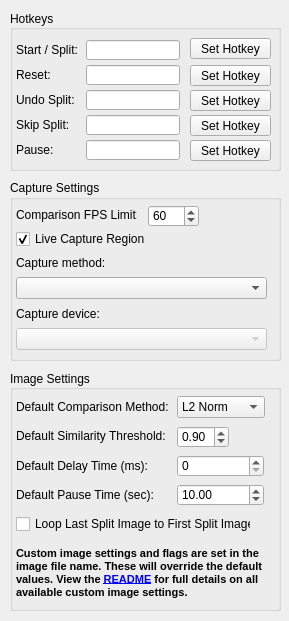
<?xml version="1.0" encoding="UTF-8"?>
<ui version="4.0">
 <class>DialogSettings</class>
 <widget class="QDialog" name="DialogSettings">
  <property name="geometry">
   <rect>
    <x>0</x>
    <y>0</y>
    <width>289</width>
    <height>621</height>
   </rect>
  </property>
  <property name="sizePolicy">
   <sizepolicy hsizetype="Fixed" vsizetype="Fixed">
    <horstretch>0</horstretch>
    <verstretch>0</verstretch>
   </sizepolicy>
  </property>
  <property name="minimumSize">
   <size>
    <width>289</width>
    <height>621</height>
   </size>
  </property>
  <property name="maximumSize">
   <size>
    <width>289</width>
    <height>621</height>
   </size>
  </property>
  <property name="cursor">
   <cursorShape>ArrowCursor</cursorShape>
  </property>
  <property name="windowTitle">
   <string>Settings</string>
  </property>
  <property name="sizeGripEnabled">
   <bool>false</bool>
  </property>
  <property name="modal">
   <bool>false</bool>
  </property>
  <widget class="QGroupBox" name="capture_settings_groupbox">
   <property name="geometry">
    <rect>
     <x>10</x>
     <y>180</y>
     <width>271</width>
     <height>181</height>
    </rect>
   </property>
   <property name="title">
    <string>Capture Settings</string>
   </property>
   <widget class="QSpinBox" name="fps_limit_spinbox">
    <property name="geometry">
     <rect>
      <x>138</x>
      <y>25</y>
      <width>51</width>
      <height>22</height>
     </rect>
    </property>
    <property name="cursor">
     <cursorShape>ArrowCursor</cursorShape>
    </property>
    <property name="minimum">
     <number>20</number>
    </property>
    <property name="maximum">
     <number>240</number>
    </property>
    <property name="value">
     <number>60</number>
    </property>
   </widget>
   <widget class="QLabel" name="fps_limit_label">
    <property name="geometry">
     <rect>
      <x>6</x>
      <y>27</y>
      <width>121</width>
      <height>16</height>
     </rect>
    </property>
    <property name="toolTip">
     <string>This value will limit the amount of frames per second that AutoSplit will run comparisons</string>
    </property>
    <property name="whatsThis">
     <string/>
    </property>
    <property name="text">
     <string>Comparison FPS Limit:</string>
    </property>
   </widget>
   <widget class="QCheckBox" name="live_capture_region_checkbox">
    <property name="enabled">
     <bool>true</bool>
    </property>
    <property name="geometry">
     <rect>
      <x>6</x>
      <y>49</y>
      <width>129</width>
      <height>20</height>
     </rect>
    </property>
    <property name="text">
     <string>Live Capture Region</string>
    </property>
    <property name="checked">
     <bool>true</bool>
    </property>
    <property name="tristate">
     <bool>false</bool>
    </property>
   </widget>
   <widget class="QComboBox" name="capture_method_combobox">
    <property name="geometry">
     <rect>
      <x>6</x>
      <y>97</y>
      <width>251</width>
      <height>22</height>
     </rect>
    </property>
   </widget>
   <widget class="QLabel" name="capture_method_label">
    <property name="geometry">
     <rect>
      <x>6</x>
      <y>75</y>
      <width>151</width>
      <height>16</height>
     </rect>
    </property>
    <property name="text">
     <string>Capture method:</string>
    </property>
   </widget>
   <widget class="QLabel" name="capture_device_label">
    <property name="geometry">
     <rect>
      <x>6</x>
      <y>126</y>
      <width>151</width>
      <height>16</height>
     </rect>
    </property>
    <property name="text">
     <string>Capture device:</string>
    </property>
   </widget>
   <widget class="QComboBox" name="capture_device_combobox">
    <property name="enabled">
     <bool>false</bool>
    </property>
    <property name="geometry">
     <rect>
      <x>6</x>
      <y>148</y>
      <width>251</width>
      <height>22</height>
     </rect>
    </property>
    <property name="placeholderText">
     <string>Scanning for existing devices...</string>
    </property>
   </widget>
  </widget>
  <widget class="QGroupBox" name="image_settings_groupbox">
   <property name="geometry">
    <rect>
     <x>10</x>
     <y>370</y>
     <width>271</width>
     <height>241</height>
    </rect>
   </property>
   <property name="title">
    <string>Image Settings</string>
   </property>
   <property name="alignment">
    <set>Qt::AlignLeading|Qt::AlignLeft|Qt::AlignVCenter</set>
   </property>
   <property name="flat">
    <bool>false</bool>
   </property>
   <property name="checkable">
    <bool>false</bool>
   </property>
   <widget class="QComboBox" name="default_comparison_method">
    <property name="geometry">
     <rect>
      <x>167</x>
      <y>26</y>
      <width>88</width>
      <height>22</height>
     </rect>
    </property>
    <property name="toolTip">
     <string>L2 Norm:
This method should be fine to use for most cases.
It finds the difference between each pixel, squares it, sums it over the entire image and takes the square root.
This is very fast but is a problem if your image is high frequency.
Any translational movement or rotation can cause similarity to be very different.

Histograms:
An explanation on Histograms comparison can be found here
https://mpatacchiola.github.io/blog/2016/11/12/the-simplest-classifier-histogram-intersection.html
This is a great method to use if you are using several masked images.

Perceptual Hash:
An explanation on pHash comparison can be found here
http://www.hackerfactor.com/blog/index.php?/archives/432-Looks-Like-It.html
It is highly recommended to NOT use pHash if you use masked images. It is very inaccurate.</string>
    </property>
    <item>
     <property name="text">
      <string>L2 Norm</string>
     </property>
    </item>
    <item>
     <property name="text">
      <string>Histograms</string>
     </property>
    </item>
    <item>
     <property name="text">
      <string>pHash</string>
     </property>
    </item>
   </widget>
   <widget class="QLabel" name="default_comparison_method_label">
    <property name="geometry">
     <rect>
      <x>6</x>
      <y>29</y>
      <width>161</width>
      <height>16</height>
     </rect>
    </property>
    <property name="text">
     <string>Default Comparison Method:</string>
    </property>
   </widget>
   <widget class="QLabel" name="default_pause_time_label">
    <property name="geometry">
     <rect>
      <x>6</x>
      <y>117</y>
      <width>161</width>
      <height>16</height>
     </rect>
    </property>
    <property name="whatsThis">
     <string/>
    </property>
    <property name="text">
     <string>Default Pause Time (sec):</string>
    </property>
   </widget>
   <widget class="QDoubleSpinBox" name="default_pause_time_spinbox">
    <property name="geometry">
     <rect>
      <x>167</x>
      <y>114</y>
      <width>87</width>
      <height>22</height>
     </rect>
    </property>
    <property name="toolTip">
     <string>The amount of time in seconds that comparison will be paused before moving to the next image.</string>
    </property>
    <property name="decimals">
     <number>2</number>
    </property>
    <property name="maximum">
     <double>999999999.000000000000000</double>
    </property>
    <property name="singleStep">
     <double>1.000000000000000</double>
    </property>
    <property name="value">
     <double>10.000000000000000</double>
    </property>
   </widget>
   <widget class="QLabel" name="default_similarity_threshold_label">
    <property name="geometry">
     <rect>
      <x>6</x>
      <y>58</y>
      <width>151</width>
      <height>16</height>
     </rect>
    </property>
    <property name="toolTip">
     <string/>
    </property>
    <property name="whatsThis">
     <string/>
    </property>
    <property name="text">
     <string>Default Similarity Threshold:</string>
    </property>
   </widget>
   <widget class="QDoubleSpinBox" name="default_similarity_threshold_spinbox">
    <property name="geometry">
     <rect>
      <x>167</x>
      <y>56</y>
      <width>52</width>
      <height>22</height>
     </rect>
    </property>
    <property name="toolTip">
     <string>Threshold that the live similarity will need to go above to consider the image a match.</string>
    </property>
    <property name="maximum">
     <double>1.000000000000000</double>
    </property>
    <property name="singleStep">
     <double>0.010000000000000</double>
    </property>
    <property name="value">
     <double>0.900000000000000</double>
    </property>
   </widget>
   <widget class="QCheckBox" name="loop_splits_checkbox">
    <property name="enabled">
     <bool>true</bool>
    </property>
    <property name="geometry">
     <rect>
      <x>6</x>
      <y>144</y>
      <width>235</width>
      <height>20</height>
     </rect>
    </property>
    <property name="text">
     <string>Loop Last Split Image to First Split Image</string>
    </property>
    <property name="checked">
     <bool>false</bool>
    </property>
    <property name="tristate">
     <bool>false</bool>
    </property>
   </widget>
   <widget class="QLabel" name="custom_image_settings_info_label">
    <property name="geometry">
     <rect>
      <x>6</x>
      <y>173</y>
      <width>261</width>
      <height>61</height>
     </rect>
    </property>
    <property name="font">
     <font>
      <pointsize>8</pointsize>
      <bold>true</bold>
     </font>
    </property>
    <property name="whatsThis">
     <string>teset</string>
    </property>
    <property name="text">
     <string>&lt;html&gt;&lt;head/&gt;&lt;body&gt;&lt;p&gt;Custom image settings and flags are set in the &lt;br&gt;&lt;/br&gt; image file name. These will override the default &lt;br&gt;&lt;/br&gt; values. View the &lt;a href=&quot;https://github.com/Toufool/Auto-Split#readme&quot;&gt;&lt;span style=&quot; text-decoration: underline; color:#0000ff;&quot;&gt;README&lt;/span&gt;&lt;/a&gt; for full details on all &lt;br&gt;&lt;/br&gt; available custom image settings.&lt;/p&gt;&lt;/body&gt;&lt;/html&gt;</string>
    </property>
   </widget>
   <widget class="QLabel" name="default_delay_time_label">
    <property name="geometry">
     <rect>
      <x>6</x>
      <y>88</y>
      <width>161</width>
      <height>16</height>
     </rect>
    </property>
    <property name="toolTip">
     <string/>
    </property>
    <property name="whatsThis">
     <string/>
    </property>
    <property name="text">
     <string>Default Delay Time (ms):</string>
    </property>
   </widget>
   <widget class="QSpinBox" name="default_delay_time_spinbox">
    <property name="geometry">
     <rect>
      <x>167</x>
      <y>85</y>
      <width>87</width>
      <height>22</height>
     </rect>
    </property>
    <property name="cursor">
     <cursorShape>ArrowCursor</cursorShape>
    </property>
    <property name="toolTip">
     <string>After an image is matched, this is the amount of time in millseconds that will be delayed before splitting. </string>
    </property>
    <property name="maximum">
     <number>999999999</number>
    </property>
   </widget>
  </widget>
  <widget class="QGroupBox" name="hotkeys_groupbox">
   <property name="geometry">
    <rect>
     <x>10</x>
     <y>10</y>
     <width>271</width>
     <height>161</height>
    </rect>
   </property>
   <property name="title">
    <string>Hotkeys</string>
   </property>
   <property name="alignment">
    <set>Qt::AlignLeading|Qt::AlignLeft|Qt::AlignVCenter</set>
   </property>
   <property name="flat">
    <bool>false</bool>
   </property>
   <property name="checkable">
    <bool>false</bool>
   </property>
   <widget class="QPushButton" name="set_pause_hotkey_button">
    <property name="geometry">
     <rect>
      <x>180</x>
      <y>130</y>
      <width>81</width>
      <height>21</height>
     </rect>
    </property>
    <property name="focusPolicy">
     <enum>Qt::NoFocus</enum>
    </property>
    <property name="text">
     <string>Set Hotkey</string>
    </property>
   </widget>
   <widget class="QLineEdit" name="split_input">
    <property name="enabled">
     <bool>true</bool>
    </property>
    <property name="geometry">
     <rect>
      <x>76</x>
      <y>30</y>
      <width>94</width>
      <height>20</height>
     </rect>
    </property>
    <property name="text">
     <string/>
    </property>
    <property name="readOnly">
     <bool>true</bool>
    </property>
   </widget>
   <widget class="QLineEdit" name="undo_split_input">
    <property name="geometry">
     <rect>
      <x>76</x>
      <y>80</y>
      <width>94</width>
      <height>20</height>
     </rect>
    </property>
    <property name="focusPolicy">
     <enum>Qt::StrongFocus</enum>
    </property>
    <property name="text">
     <string/>
    </property>
    <property name="readOnly">
     <bool>true</bool>
    </property>
   </widget>
   <widget class="QLabel" name="split_label">
    <property name="geometry">
     <rect>
      <x>6</x>
      <y>32</y>
      <width>71</width>
      <height>16</height>
     </rect>
    </property>
    <property name="text">
     <string>Start / Split:</string>
    </property>
   </widget>
   <widget class="QLineEdit" name="reset_input">
    <property name="geometry">
     <rect>
      <x>76</x>
      <y>55</y>
      <width>94</width>
      <height>20</height>
     </rect>
    </property>
    <property name="cursor">
     <cursorShape>IBeamCursor</cursorShape>
    </property>
    <property name="text">
     <string/>
    </property>
    <property name="readOnly">
     <bool>true</bool>
    </property>
   </widget>
   <widget class="QPushButton" name="set_undo_split_hotkey_button">
    <property name="geometry">
     <rect>
      <x>180</x>
      <y>80</y>
      <width>81</width>
      <height>21</height>
     </rect>
    </property>
    <property name="focusPolicy">
     <enum>Qt::NoFocus</enum>
    </property>
    <property name="text">
     <string>Set Hotkey</string>
    </property>
   </widget>
   <widget class="QLabel" name="reset_label">
    <property name="geometry">
     <rect>
      <x>6</x>
      <y>57</y>
      <width>41</width>
      <height>16</height>
     </rect>
    </property>
    <property name="text">
     <string>Reset:</string>
    </property>
   </widget>
   <widget class="QPushButton" name="set_reset_hotkey_button">
    <property name="geometry">
     <rect>
      <x>180</x>
      <y>55</y>
      <width>81</width>
      <height>21</height>
     </rect>
    </property>
    <property name="focusPolicy">
     <enum>Qt::NoFocus</enum>
    </property>
    <property name="text">
     <string>Set Hotkey</string>
    </property>
   </widget>
   <widget class="QPushButton" name="set_split_hotkey_button">
    <property name="geometry">
     <rect>
      <x>180</x>
      <y>28</y>
      <width>81</width>
      <height>21</height>
     </rect>
    </property>
    <property name="focusPolicy">
     <enum>Qt::NoFocus</enum>
    </property>
    <property name="text">
     <string>Set Hotkey</string>
    </property>
   </widget>
   <widget class="QLabel" name="pause_label">
    <property name="geometry">
     <rect>
      <x>6</x>
      <y>132</y>
      <width>41</width>
      <height>16</height>
     </rect>
    </property>
    <property name="text">
     <string>Pause:</string>
    </property>
   </widget>
   <widget class="QLineEdit" name="pause_input">
    <property name="geometry">
     <rect>
      <x>76</x>
      <y>130</y>
      <width>94</width>
      <height>20</height>
     </rect>
    </property>
    <property name="focusPolicy">
     <enum>Qt::StrongFocus</enum>
    </property>
    <property name="text">
     <string/>
    </property>
    <property name="readOnly">
     <bool>true</bool>
    </property>
   </widget>
   <widget class="QLabel" name="undo_split_label">
    <property name="geometry">
     <rect>
      <x>6</x>
      <y>82</y>
      <width>71</width>
      <height>16</height>
     </rect>
    </property>
    <property name="text">
     <string>Undo Split:</string>
    </property>
   </widget>
   <widget class="QPushButton" name="set_skip_split_hotkey_button">
    <property name="geometry">
     <rect>
      <x>180</x>
      <y>105</y>
      <width>81</width>
      <height>21</height>
     </rect>
    </property>
    <property name="focusPolicy">
     <enum>Qt::NoFocus</enum>
    </property>
    <property name="text">
     <string>Set Hotkey</string>
    </property>
   </widget>
   <widget class="QLabel" name="skip_split_label">
    <property name="geometry">
     <rect>
      <x>6</x>
      <y>107</y>
      <width>61</width>
      <height>16</height>
     </rect>
    </property>
    <property name="text">
     <string>Skip Split:</string>
    </property>
   </widget>
   <widget class="QLineEdit" name="skip_split_input">
    <property name="geometry">
     <rect>
      <x>76</x>
      <y>105</y>
      <width>94</width>
      <height>20</height>
     </rect>
    </property>
    <property name="text">
     <string/>
    </property>
    <property name="readOnly">
     <bool>true</bool>
    </property>
   </widget>
  </widget>
 </widget>
 <tabstops>
  <tabstop>split_input</tabstop>
  <tabstop>reset_input</tabstop>
  <tabstop>undo_split_input</tabstop>
  <tabstop>skip_split_input</tabstop>
  <tabstop>pause_input</tabstop>
  <tabstop>default_comparison_method</tabstop>
  <tabstop>default_similarity_threshold_spinbox</tabstop>
  <tabstop>default_pause_time_spinbox</tabstop>
  <tabstop>loop_splits_checkbox</tabstop>
  <tabstop>fps_limit_spinbox</tabstop>
  <tabstop>live_capture_region_checkbox</tabstop>
 </tabstops>
 <resources/>
 <connections/>
</ui>
